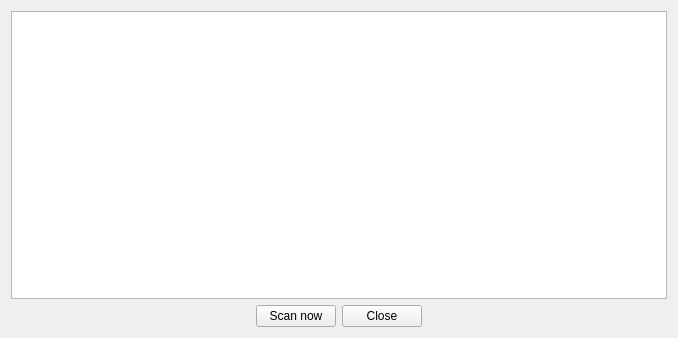
<?xml version="1.0" encoding="UTF-8"?>
<ui version="4.0">
 <class>ManualScanner</class>
 <widget class="QDialog" name="ManualScanner">
  <property name="geometry">
   <rect>
    <x>0</x>
    <y>0</y>
    <width>678</width>
    <height>338</height>
   </rect>
  </property>
  <property name="windowTitle">
   <string notr="true">Manual scanner</string>
  </property>
  <layout class="QGridLayout" name="gridLayout">
   <item row="1" column="0">
    <spacer name="horizontalSpacer1">
     <property name="orientation">
      <enum>Qt::Horizontal</enum>
     </property>
     <property name="sizeHint" stdset="0">
      <size>
       <width>40</width>
       <height>20</height>
      </size>
     </property>
    </spacer>
   </item>
   <item row="1" column="2">
    <widget class="QPushButton" name="pushButtonClose">
     <property name="toolTip">
      <string>Close this dialog</string>
     </property>
     <property name="text">
      <string>Close</string>
     </property>
     <property name="autoDefault">
      <bool>false</bool>
     </property>
    </widget>
   </item>
   <item row="1" column="1">
    <widget class="QPushButton" name="pushButtonScanNow">
     <property name="toolTip">
      <string>Scan manual folders now</string>
     </property>
     <property name="text">
      <string>Scan now</string>
     </property>
     <property name="autoDefault">
      <bool>false</bool>
     </property>
    </widget>
   </item>
   <item row="1" column="3">
    <spacer name="horizontalSpacer2">
     <property name="orientation">
      <enum>Qt::Horizontal</enum>
     </property>
     <property name="sizeHint" stdset="0">
      <size>
       <width>40</width>
       <height>20</height>
      </size>
     </property>
    </spacer>
   </item>
   <item row="0" column="0" colspan="4">
    <widget class="QPlainTextEdit" name="plainTextEdit">
     <property name="toolTip">
      <string>Scanner log</string>
     </property>
     <property name="lineWrapMode">
      <enum>QPlainTextEdit::NoWrap</enum>
     </property>
     <property name="readOnly">
      <bool>true</bool>
     </property>
    </widget>
   </item>
  </layout>
 </widget>
 <tabstops>
  <tabstop>plainTextEdit</tabstop>
  <tabstop>pushButtonScanNow</tabstop>
  <tabstop>pushButtonClose</tabstop>
 </tabstops>
 <resources/>
 <connections>
  <connection>
   <sender>pushButtonClose</sender>
   <signal>clicked()</signal>
   <receiver>ManualScanner</receiver>
   <slot>accept()</slot>
   <hints>
    <hint type="sourcelabel">
     <x>433</x>
     <y>267</y>
    </hint>
    <hint type="destinationlabel">
     <x>474</x>
     <y>207</y>
    </hint>
   </hints>
  </connection>
 </connections>
</ui>
